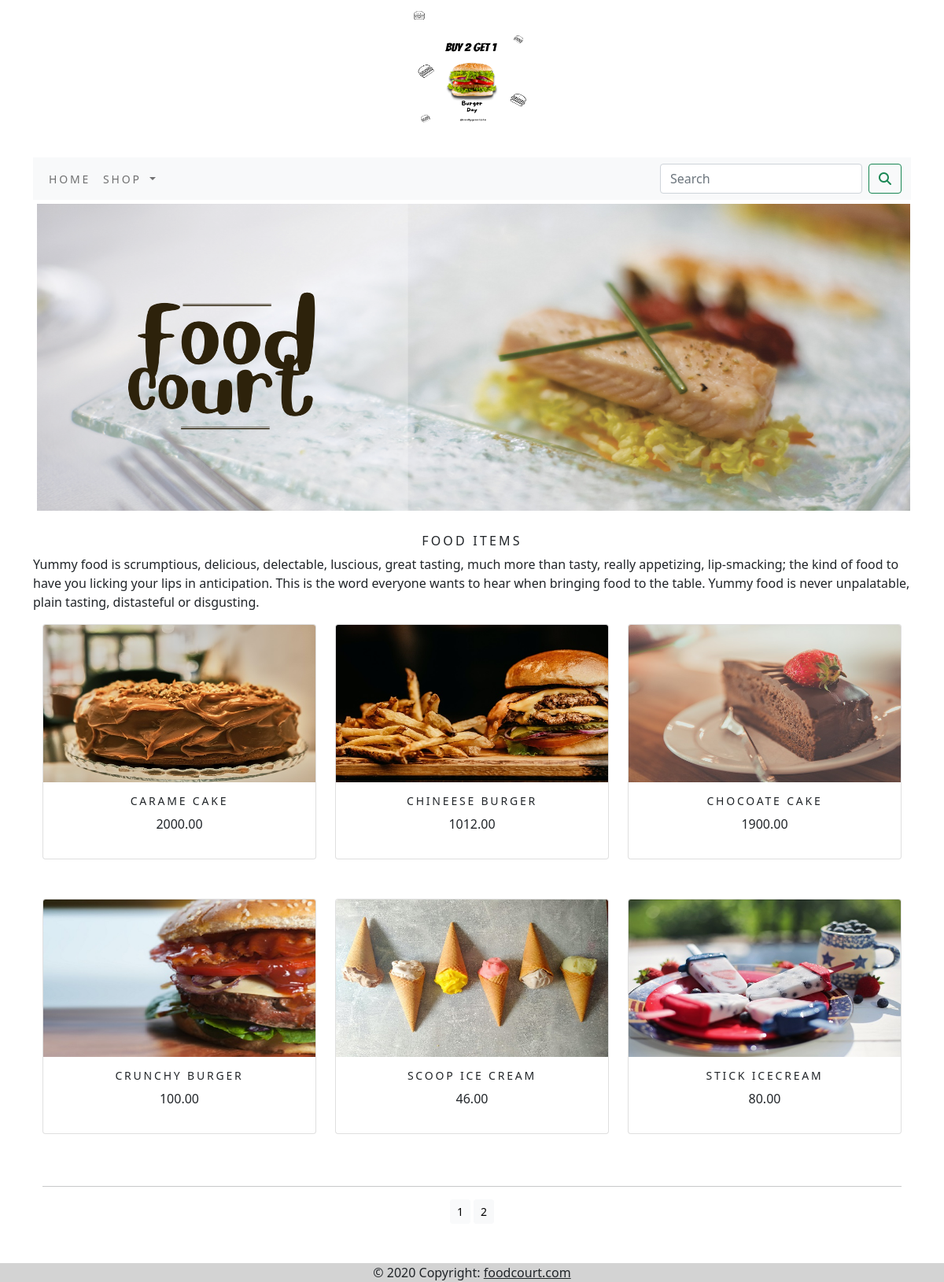
Page /foodapp/ on the committed database.
### foodapp/models.py (models this page shows, shortened)
class Product(models.Model):
    name = models.CharField(max_length=250, unique=True)
    slug = models.SlugField(max_length=250, unique=True)
    description = models.TextField(blank=True)
    price = models.DecimalField(max_digits=10, decimal_places=2)
    category = models.ForeignKey(Category, on_delete=models.CASCADE)
    image = models.ImageField(upload_to='product', blank=True)
    stock = models.IntegerField()
    available = models.BooleanField(default=True)
    created = models.DateTimeField(auto_now_add=True)
    updated = models.DateTimeField(auto_now=True)
    class Meta:
        ordering = ('name',)
        verbose_name = 'product'
        verbose_name_plural = 'products'
    def get_url(self):
        return reverse('foodapp:prodCatdetail', args=[self.category.slug,self.slug])

### foodapp/views.py (the view)
# urls.py: path('', views.allProdCat, name='allProdCat'),
def allProdCat(request, c_slug=None):
    c_page = None
    products_list = None
    if c_slug != None:
        c_page = get_object_or_404(Category, slug=c_slug)
        products_list = Product.objects.all().filter(category=c_page, available=True)
    else:
        products_list = Product.objects.all().filter(available=True)
    paginator = Paginator(products_list, 6)
    try:
        page=int(request.GET.get('page','1'))
    except:
        page=1
    try:
        products=paginator.page(page)
    except (EmptyPage,InvalidPage):
        products=paginator.page(paginator.num_pages)
    return render(request, 'category.html', {'category': c_page, 'products': products})

### cartapp/context_processors.py (called while the page is built)
def counter(request):
    item_count=0
    if 'admin ' in request.path:
        return {}
    else:
        try:
            cart=Cart.objects.filter(cart_id=_cart_id(request))
            cart_items=CartItem.objects.all().filter(cart=cart[:1])
            for cart_item in cart_items:
                item_count += cart_item.quantity
        except cart.DoesNotExist:
            item_count=0
    return dict(item_count=item_count)

### cartapp/views.py (called while the page is built)
def _cart_id(request):
    cart=request.session.session_key
    if not cart:
        cart=request.session.create()
    return cart

### foodapp/context_processors.py (called while the page is built)
def menu_links(request):
    links=Category.objects.all()
    return dict(links=links)

### foodapp/models.py (called while the page is built)
    def get_url(self):
        return reverse('foodapp:products_by_category', args=[self.slug])

### template/category.html (shortened to what this page needs)
{% extends 'base.html' %}
{% load static %}
{% block content %}
     <div class="mx-auto">
    {% if category %}
        <img src="{{category.image.url}}" alt="{{category.name}}" width="1120px" height="400px">
     </div>
<br>
<div>
       <h1 class="text-center my_title"> {{category.name}}</h1>
       <p class="text-justify">{{category.description}}</p>
</div>
   {% else %}
<div>
    <img class=" my_image_padding"  src="{% static 'image/banner.png' %}" alt="our products" width="1120px" height="400px">
</div>
<br>
<div>
    <h1 class="text-center my_title">
        FOOD ITEMS
    </h1>
    <p class="text-justify">Yummy food is scrumptious, delicious, delectable, luscious, great tasting, much more than tasty, really appetizing, lip-smacking; the kind of food to have you licking your lips in anticipation. This is the word everyone wants to hear when bringing food to the table. Yummy food is never unpalatable, plain tasting, distasteful or disgusting.</p>
 </div>
    {% endif %}
<div class="container">
    <div class="row mx_auto">
        {% for product in products.object_list %}
        <div class="my_bottom_margin col-9 co-sm-12 col-md-4 co-lg-4">
            <div class="card text-center" style="min-width:18rem;">
                <a href="{{product.get_url}}"><img class="card-img-top my_image" src="{{product.image.url}}" alt="{{product.name}}"></a>
            <div class="card-body">
                <h4>{{product.name}}</h4>
                <p>{{product.price}}</p>
            </div>
            </div>
        </div>
        {% endfor %}
    </div>
    <div class="mx-auto">
       {% if products.paginator.num_pages > 1 %}
       <hr>
        <div class="text-center">
            {% for pg in products.paginator.page_range %}
            <a href="?page={{pg}}" class="my_bottom_margin btn btn-light btn-sm {% if products.number == pg %}active {% endif %}}">{{pg}}</a>
            {% endfor %}
        </div>
        {% endif %}
    </div>
    <br>
</div>
{% endblock %}

### template/base.html (shortened to what this page needs)
{% load static %}
<!DOCTYPE html>
<html lang="en">
<head>
    <link rel="stylesheet" href="{% static 'css/custom.css' %}">
     <link href="{% static 'css/bootstrap.min.css' %}" rel="stylesheet">
</head>
<body>
<div class="container">
    {% include 'header.html' %}
    {% include 'navbar.html' %}
    {% block content %}
    {% endblock %}
    </div>
{% include 'footer.html' %}
</body>
</html>

### template/header.html (shortened to what this page needs)
{% load static %}
<header>
    <center>
        <img src="{% static 'image/logo.png' %}" alt="logimage" width="200px" height="200px">
    </center>
</header>

### template/navbar.html (shortened to what this page needs)
<nav class="navbar navbar-expand-lg navbar-light bg-light">
  <div class="container-fluid">
    <div class="collapse navbar-collapse" id="navbarSupportedContent">
      <ul class="navbar-nav me-auto mb-2 mb-lg-0">
        <li class="nav-item">
          <a class="nav-link" href="{% url 'foodapp:allProdCat' %}">Home</a>
        </li>
        <li class="nav-item dropdown {% if 'foodapp' in request.path %} active {% endif %}">
          <a class="nav-link dropdown-toggle" href="#" id="navbarDropdown" role="button" data-bs-toggle="dropdown" aria-expanded="false">
            shop
          </a>
        </li>
      </ul>
      <form class="d-flex" action="{% url 'searchapp:SearchResult' %} " method="get">
        <input class="form-control me-2" type="search" placeholder="Search" name="q" aria-label="Search">
        <button class="btn btn-outline-success" type="submit"><i class="fa fa-search"></i></button>
      </form>
    </div>
  </div>
</nav>

### template/footer.html
<div class="container-fluid">
<footer class=" my_footer  text-center text-lg-start">
  <div class="text-center text-dark" >
    © 2020 Copyright:
   <a class="text-dark" href="{% url 'foodapp:allProdCat' %}">foodcourt.com</a>
  </div>
</footer>
  </div>

### static/css/custom.css (style rules this page uses)
body { font-family:'Roboto',sans-serif; }
.my_footer { position: fixed; left: 0; bottom: 0; width: 100%; background-color: LightGray; color: white; text-align: center; }
.nav-item { letter-spacing : .2em; font-size: 14px; text-transform :uppercase; }
.my_image { width:100%; height:200px; }
.my_title { font-size:16px; text-transform:uppercase; letter-spacing:.2em; }
.my_image_padding { padding:5px; }
.my_bottom_margin { margin-bottom:50px; }
.card-body h4 { font-size:14px; text-transform:uppercase; letter-spacing:.2em; }

### rows in the picture
Product: image (picture), name "CARAME CAKE", price "2000.00"
Product: image (picture), name "CHINEESE BURGER", price "1012.00"
Product: image (picture), name "CHOCOATE CAKE", price "1900.00"
Product: image (picture), name "CRUNCHY BURGER", price "100.00"
Product: image (picture), name "SCOOP ICE CREAM", price "46.00"
Product: image (picture), name "STICK ICECREAM", price "80.00"

### other values in the picture
{{ pg }} "1" "2"
